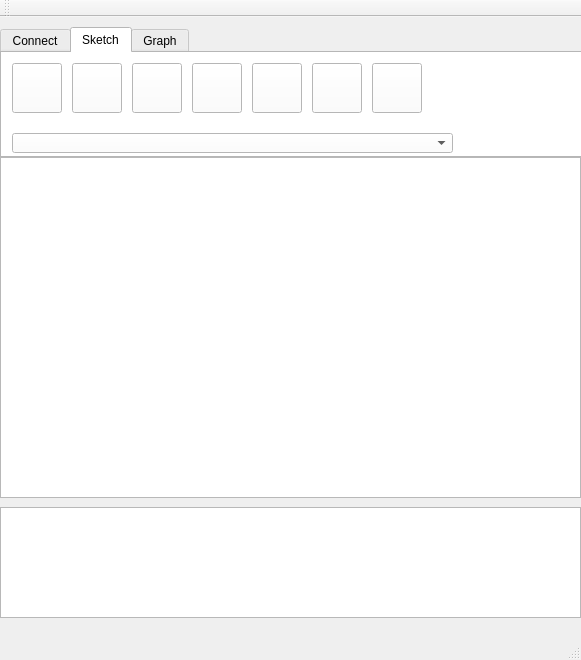
<?xml version="1.0" encoding="UTF-8"?>
<ui version="4.0">
 <class>MainWindow</class>
 <widget class="QMainWindow" name="MainWindow">
  <property name="geometry">
   <rect>
    <x>0</x>
    <y>0</y>
    <width>581</width>
    <height>660</height>
   </rect>
  </property>
  <property name="windowTitle">
   <string>MainWindow</string>
  </property>
  <widget class="QWidget" name="centralWidget">
   <widget class="QTabWidget" name="menuWidget">
    <property name="geometry">
     <rect>
      <x>0</x>
      <y>10</y>
      <width>583</width>
      <height>131</height>
     </rect>
    </property>
    <property name="palette">
     <palette>
      <active>
       <colorrole role="WindowText">
        <brush brushstyle="SolidPattern">
         <color alpha="255">
          <red>0</red>
          <green>0</green>
          <blue>0</blue>
         </color>
        </brush>
       </colorrole>
       <colorrole role="Button">
        <brush brushstyle="SolidPattern">
         <color alpha="255">
          <red>255</red>
          <green>255</green>
          <blue>255</blue>
         </color>
        </brush>
       </colorrole>
       <colorrole role="Light">
        <brush brushstyle="SolidPattern">
         <color alpha="255">
          <red>255</red>
          <green>255</green>
          <blue>255</blue>
         </color>
        </brush>
       </colorrole>
       <colorrole role="Midlight">
        <brush brushstyle="SolidPattern">
         <color alpha="255">
          <red>255</red>
          <green>255</green>
          <blue>255</blue>
         </color>
        </brush>
       </colorrole>
       <colorrole role="Dark">
        <brush brushstyle="SolidPattern">
         <color alpha="255">
          <red>127</red>
          <green>127</green>
          <blue>127</blue>
         </color>
        </brush>
       </colorrole>
       <colorrole role="Mid">
        <brush brushstyle="SolidPattern">
         <color alpha="255">
          <red>170</red>
          <green>170</green>
          <blue>170</blue>
         </color>
        </brush>
       </colorrole>
       <colorrole role="Text">
        <brush brushstyle="SolidPattern">
         <color alpha="255">
          <red>0</red>
          <green>0</green>
          <blue>0</blue>
         </color>
        </brush>
       </colorrole>
       <colorrole role="BrightText">
        <brush brushstyle="SolidPattern">
         <color alpha="255">
          <red>255</red>
          <green>255</green>
          <blue>255</blue>
         </color>
        </brush>
       </colorrole>
       <colorrole role="ButtonText">
        <brush brushstyle="SolidPattern">
         <color alpha="255">
          <red>0</red>
          <green>0</green>
          <blue>0</blue>
         </color>
        </brush>
       </colorrole>
       <colorrole role="Base">
        <brush brushstyle="SolidPattern">
         <color alpha="255">
          <red>255</red>
          <green>255</green>
          <blue>255</blue>
         </color>
        </brush>
       </colorrole>
       <colorrole role="Window">
        <brush brushstyle="SolidPattern">
         <color alpha="255">
          <red>255</red>
          <green>255</green>
          <blue>255</blue>
         </color>
        </brush>
       </colorrole>
       <colorrole role="Shadow">
        <brush brushstyle="SolidPattern">
         <color alpha="255">
          <red>0</red>
          <green>0</green>
          <blue>0</blue>
         </color>
        </brush>
       </colorrole>
       <colorrole role="AlternateBase">
        <brush brushstyle="SolidPattern">
         <color alpha="255">
          <red>255</red>
          <green>255</green>
          <blue>255</blue>
         </color>
        </brush>
       </colorrole>
       <colorrole role="ToolTipBase">
        <brush brushstyle="SolidPattern">
         <color alpha="255">
          <red>255</red>
          <green>255</green>
          <blue>220</blue>
         </color>
        </brush>
       </colorrole>
       <colorrole role="ToolTipText">
        <brush brushstyle="SolidPattern">
         <color alpha="255">
          <red>0</red>
          <green>0</green>
          <blue>0</blue>
         </color>
        </brush>
       </colorrole>
      </active>
      <inactive>
       <colorrole role="WindowText">
        <brush brushstyle="SolidPattern">
         <color alpha="255">
          <red>0</red>
          <green>0</green>
          <blue>0</blue>
         </color>
        </brush>
       </colorrole>
       <colorrole role="Button">
        <brush brushstyle="SolidPattern">
         <color alpha="255">
          <red>255</red>
          <green>255</green>
          <blue>255</blue>
         </color>
        </brush>
       </colorrole>
       <colorrole role="Light">
        <brush brushstyle="SolidPattern">
         <color alpha="255">
          <red>255</red>
          <green>255</green>
          <blue>255</blue>
         </color>
        </brush>
       </colorrole>
       <colorrole role="Midlight">
        <brush brushstyle="SolidPattern">
         <color alpha="255">
          <red>255</red>
          <green>255</green>
          <blue>255</blue>
         </color>
        </brush>
       </colorrole>
       <colorrole role="Dark">
        <brush brushstyle="SolidPattern">
         <color alpha="255">
          <red>127</red>
          <green>127</green>
          <blue>127</blue>
         </color>
        </brush>
       </colorrole>
       <colorrole role="Mid">
        <brush brushstyle="SolidPattern">
         <color alpha="255">
          <red>170</red>
          <green>170</green>
          <blue>170</blue>
         </color>
        </brush>
       </colorrole>
       <colorrole role="Text">
        <brush brushstyle="SolidPattern">
         <color alpha="255">
          <red>0</red>
          <green>0</green>
          <blue>0</blue>
         </color>
        </brush>
       </colorrole>
       <colorrole role="BrightText">
        <brush brushstyle="SolidPattern">
         <color alpha="255">
          <red>255</red>
          <green>255</green>
          <blue>255</blue>
         </color>
        </brush>
       </colorrole>
       <colorrole role="ButtonText">
        <brush brushstyle="SolidPattern">
         <color alpha="255">
          <red>0</red>
          <green>0</green>
          <blue>0</blue>
         </color>
        </brush>
       </colorrole>
       <colorrole role="Base">
        <brush brushstyle="SolidPattern">
         <color alpha="255">
          <red>255</red>
          <green>255</green>
          <blue>255</blue>
         </color>
        </brush>
       </colorrole>
       <colorrole role="Window">
        <brush brushstyle="SolidPattern">
         <color alpha="255">
          <red>255</red>
          <green>255</green>
          <blue>255</blue>
         </color>
        </brush>
       </colorrole>
       <colorrole role="Shadow">
        <brush brushstyle="SolidPattern">
         <color alpha="255">
          <red>0</red>
          <green>0</green>
          <blue>0</blue>
         </color>
        </brush>
       </colorrole>
       <colorrole role="AlternateBase">
        <brush brushstyle="SolidPattern">
         <color alpha="255">
          <red>255</red>
          <green>255</green>
          <blue>255</blue>
         </color>
        </brush>
       </colorrole>
       <colorrole role="ToolTipBase">
        <brush brushstyle="SolidPattern">
         <color alpha="255">
          <red>255</red>
          <green>255</green>
          <blue>220</blue>
         </color>
        </brush>
       </colorrole>
       <colorrole role="ToolTipText">
        <brush brushstyle="SolidPattern">
         <color alpha="255">
          <red>0</red>
          <green>0</green>
          <blue>0</blue>
         </color>
        </brush>
       </colorrole>
      </inactive>
      <disabled>
       <colorrole role="WindowText">
        <brush brushstyle="SolidPattern">
         <color alpha="255">
          <red>127</red>
          <green>127</green>
          <blue>127</blue>
         </color>
        </brush>
       </colorrole>
       <colorrole role="Button">
        <brush brushstyle="SolidPattern">
         <color alpha="255">
          <red>255</red>
          <green>255</green>
          <blue>255</blue>
         </color>
        </brush>
       </colorrole>
       <colorrole role="Light">
        <brush brushstyle="SolidPattern">
         <color alpha="255">
          <red>255</red>
          <green>255</green>
          <blue>255</blue>
         </color>
        </brush>
       </colorrole>
       <colorrole role="Midlight">
        <brush brushstyle="SolidPattern">
         <color alpha="255">
          <red>255</red>
          <green>255</green>
          <blue>255</blue>
         </color>
        </brush>
       </colorrole>
       <colorrole role="Dark">
        <brush brushstyle="SolidPattern">
         <color alpha="255">
          <red>127</red>
          <green>127</green>
          <blue>127</blue>
         </color>
        </brush>
       </colorrole>
       <colorrole role="Mid">
        <brush brushstyle="SolidPattern">
         <color alpha="255">
          <red>170</red>
          <green>170</green>
          <blue>170</blue>
         </color>
        </brush>
       </colorrole>
       <colorrole role="Text">
        <brush brushstyle="SolidPattern">
         <color alpha="255">
          <red>127</red>
          <green>127</green>
          <blue>127</blue>
         </color>
        </brush>
       </colorrole>
       <colorrole role="BrightText">
        <brush brushstyle="SolidPattern">
         <color alpha="255">
          <red>255</red>
          <green>255</green>
          <blue>255</blue>
         </color>
        </brush>
       </colorrole>
       <colorrole role="ButtonText">
        <brush brushstyle="SolidPattern">
         <color alpha="255">
          <red>127</red>
          <green>127</green>
          <blue>127</blue>
         </color>
        </brush>
       </colorrole>
       <colorrole role="Base">
        <brush brushstyle="SolidPattern">
         <color alpha="255">
          <red>255</red>
          <green>255</green>
          <blue>255</blue>
         </color>
        </brush>
       </colorrole>
       <colorrole role="Window">
        <brush brushstyle="SolidPattern">
         <color alpha="255">
          <red>255</red>
          <green>255</green>
          <blue>255</blue>
         </color>
        </brush>
       </colorrole>
       <colorrole role="Shadow">
        <brush brushstyle="SolidPattern">
         <color alpha="255">
          <red>0</red>
          <green>0</green>
          <blue>0</blue>
         </color>
        </brush>
       </colorrole>
       <colorrole role="AlternateBase">
        <brush brushstyle="SolidPattern">
         <color alpha="255">
          <red>255</red>
          <green>255</green>
          <blue>255</blue>
         </color>
        </brush>
       </colorrole>
       <colorrole role="ToolTipBase">
        <brush brushstyle="SolidPattern">
         <color alpha="255">
          <red>255</red>
          <green>255</green>
          <blue>220</blue>
         </color>
        </brush>
       </colorrole>
       <colorrole role="ToolTipText">
        <brush brushstyle="SolidPattern">
         <color alpha="255">
          <red>0</red>
          <green>0</green>
          <blue>0</blue>
         </color>
        </brush>
       </colorrole>
      </disabled>
     </palette>
    </property>
    <property name="currentIndex">
     <number>1</number>
    </property>
    <widget class="QWidget" name="tabTerminal">
     <attribute name="title">
      <string>Connect</string>
     </attribute>
     <widget class="QSplitter" name="splitter">
      <property name="geometry">
       <rect>
        <x>10</x>
        <y>10</y>
        <width>360</width>
        <height>20</height>
       </rect>
      </property>
      <property name="orientation">
       <enum>Qt::Horizontal</enum>
      </property>
      <widget class="QLabel" name="labelPort">
       <property name="font">
        <font>
         <pointsize>10</pointsize>
        </font>
       </property>
       <property name="text">
        <string>Port:</string>
       </property>
      </widget>
      <widget class="QComboBox" name="portListBox">
       <property name="sizePolicy">
        <sizepolicy hsizetype="Preferred" vsizetype="Fixed">
         <horstretch>25</horstretch>
         <verstretch>0</verstretch>
        </sizepolicy>
       </property>
      </widget>
      <widget class="QLabel" name="labelBaudRate">
       <property name="font">
        <font>
         <pointsize>10</pointsize>
        </font>
       </property>
       <property name="text">
        <string>Baud Rate:</string>
       </property>
      </widget>
      <widget class="QComboBox" name="baudRateListBox">
       <property name="sizePolicy">
        <sizepolicy hsizetype="Preferred" vsizetype="Fixed">
         <horstretch>25</horstretch>
         <verstretch>0</verstretch>
        </sizepolicy>
       </property>
      </widget>
      <widget class="QLabel" name="labelStatus">
       <property name="font">
        <font>
         <pointsize>10</pointsize>
        </font>
       </property>
       <property name="text">
        <string>Status:</string>
       </property>
      </widget>
     </widget>
     <widget class="QLabel" name="status">
      <property name="geometry">
       <rect>
        <x>380</x>
        <y>5</y>
        <width>35</width>
        <height>35</height>
       </rect>
      </property>
      <property name="sizePolicy">
       <sizepolicy hsizetype="Fixed" vsizetype="Fixed">
        <horstretch>0</horstretch>
        <verstretch>0</verstretch>
       </sizepolicy>
      </property>
      <property name="text">
       <string/>
      </property>
      <property name="pixmap">
       <pixmap resource="icons/icons.qrc">:/no.png</pixmap>
      </property>
      <property name="scaledContents">
       <bool>true</bool>
      </property>
     </widget>
     <widget class="QPushButton" name="refreshButton">
      <property name="geometry">
       <rect>
        <x>480</x>
        <y>2</y>
        <width>41</width>
        <height>41</height>
       </rect>
      </property>
      <property name="text">
       <string/>
      </property>
      <property name="icon">
       <iconset resource="icons/icons.qrc">
        <normaloff>:/refresh.png</normaloff>:/refresh.png</iconset>
      </property>
      <property name="iconSize">
       <size>
        <width>30</width>
        <height>30</height>
       </size>
      </property>
     </widget>
     <widget class="QPushButton" name="connectButton">
      <property name="geometry">
       <rect>
        <x>430</x>
        <y>2</y>
        <width>41</width>
        <height>41</height>
       </rect>
      </property>
      <property name="text">
       <string/>
      </property>
      <property name="icon">
       <iconset resource="icons/icons.qrc">
        <normaloff>:/disconnect.png</normaloff>:/disconnect.png</iconset>
      </property>
      <property name="iconSize">
       <size>
        <width>30</width>
        <height>30</height>
       </size>
      </property>
     </widget>
     <widget class="QSplitter" name="splitter_2">
      <property name="geometry">
       <rect>
        <x>10</x>
        <y>50</y>
        <width>211</width>
        <height>48</height>
       </rect>
      </property>
      <property name="orientation">
       <enum>Qt::Vertical</enum>
      </property>
      <widget class="QLabel" name="VID">
       <property name="font">
        <font>
         <pointsize>10</pointsize>
        </font>
       </property>
       <property name="text">
        <string>VID:</string>
       </property>
      </widget>
      <widget class="QLabel" name="PID">
       <property name="font">
        <font>
         <pointsize>10</pointsize>
        </font>
       </property>
       <property name="text">
        <string>PID:</string>
       </property>
      </widget>
      <widget class="QLabel" name="SN">
       <property name="font">
        <font>
         <pointsize>10</pointsize>
        </font>
       </property>
       <property name="text">
        <string>Serial Number:</string>
       </property>
      </widget>
     </widget>
     <widget class="QSplitter" name="splitter_4">
      <property name="geometry">
       <rect>
        <x>220</x>
        <y>50</y>
        <width>321</width>
        <height>48</height>
       </rect>
      </property>
      <property name="orientation">
       <enum>Qt::Vertical</enum>
      </property>
      <widget class="QLabel" name="manufacturer">
       <property name="font">
        <font>
         <pointsize>10</pointsize>
        </font>
       </property>
       <property name="text">
        <string>Manufacturer:</string>
       </property>
      </widget>
      <widget class="QLabel" name="description">
       <property name="font">
        <font>
         <pointsize>10</pointsize>
        </font>
       </property>
       <property name="text">
        <string>Description:</string>
       </property>
      </widget>
      <widget class="QLabel" name="portName">
       <property name="font">
        <font>
         <pointsize>10</pointsize>
        </font>
       </property>
       <property name="text">
        <string>Port Name:</string>
       </property>
      </widget>
     </widget>
    </widget>
    <widget class="QWidget" name="tabSketch">
     <attribute name="title">
      <string>Sketch</string>
     </attribute>
     <widget class="QPushButton" name="startSketch">
      <property name="geometry">
       <rect>
        <x>10</x>
        <y>10</y>
        <width>50</width>
        <height>50</height>
       </rect>
      </property>
      <property name="text">
       <string/>
      </property>
      <property name="icon">
       <iconset resource="icons/icons.qrc">
        <normaloff>:/start.png</normaloff>:/start.png</iconset>
      </property>
      <property name="iconSize">
       <size>
        <width>45</width>
        <height>45</height>
       </size>
      </property>
     </widget>
     <widget class="QPushButton" name="openSketch">
      <property name="geometry">
       <rect>
        <x>70</x>
        <y>10</y>
        <width>50</width>
        <height>50</height>
       </rect>
      </property>
      <property name="text">
       <string/>
      </property>
      <property name="icon">
       <iconset resource="icons/icons.qrc">
        <normaloff>:/open.png</normaloff>:/open.png</iconset>
      </property>
      <property name="iconSize">
       <size>
        <width>45</width>
        <height>45</height>
       </size>
      </property>
     </widget>
     <widget class="QPushButton" name="addSketch">
      <property name="geometry">
       <rect>
        <x>130</x>
        <y>10</y>
        <width>50</width>
        <height>50</height>
       </rect>
      </property>
      <property name="text">
       <string/>
      </property>
      <property name="icon">
       <iconset resource="icons/icons.qrc">
        <normaloff>:/add.jpg</normaloff>:/add.jpg</iconset>
      </property>
      <property name="iconSize">
       <size>
        <width>45</width>
        <height>45</height>
       </size>
      </property>
     </widget>
     <widget class="QPushButton" name="closeSketch">
      <property name="geometry">
       <rect>
        <x>190</x>
        <y>10</y>
        <width>50</width>
        <height>50</height>
       </rect>
      </property>
      <property name="text">
       <string/>
      </property>
      <property name="icon">
       <iconset resource="icons/icons.qrc">
        <normaloff>:/close.png</normaloff>:/close.png</iconset>
      </property>
      <property name="iconSize">
       <size>
        <width>45</width>
        <height>45</height>
       </size>
      </property>
     </widget>
     <widget class="QPushButton" name="saveSketch">
      <property name="geometry">
       <rect>
        <x>250</x>
        <y>10</y>
        <width>50</width>
        <height>50</height>
       </rect>
      </property>
      <property name="text">
       <string/>
      </property>
      <property name="icon">
       <iconset resource="icons/icons.qrc">
        <normaloff>:/save.png</normaloff>:/save.png</iconset>
      </property>
      <property name="iconSize">
       <size>
        <width>45</width>
        <height>45</height>
       </size>
      </property>
     </widget>
     <widget class="QPushButton" name="saveSketchAs">
      <property name="geometry">
       <rect>
        <x>310</x>
        <y>10</y>
        <width>50</width>
        <height>50</height>
       </rect>
      </property>
      <property name="text">
       <string/>
      </property>
      <property name="icon">
       <iconset resource="icons/icons.qrc">
        <normaloff>:/saveas.png</normaloff>:/saveas.png</iconset>
      </property>
      <property name="iconSize">
       <size>
        <width>45</width>
        <height>45</height>
       </size>
      </property>
     </widget>
     <widget class="QPushButton" name="saveSketches">
      <property name="geometry">
       <rect>
        <x>370</x>
        <y>10</y>
        <width>50</width>
        <height>50</height>
       </rect>
      </property>
      <property name="text">
       <string/>
      </property>
      <property name="icon">
       <iconset resource="icons/icons.qrc">
        <normaloff>:/saveall.png</normaloff>:/saveall.png</iconset>
      </property>
      <property name="iconSize">
       <size>
        <width>45</width>
        <height>45</height>
       </size>
      </property>
     </widget>
     <widget class="QComboBox" name="sketchesListBox">
      <property name="geometry">
       <rect>
        <x>10</x>
        <y>80</y>
        <width>441</width>
        <height>20</height>
       </rect>
      </property>
      <property name="sizePolicy">
       <sizepolicy hsizetype="Preferred" vsizetype="Fixed">
        <horstretch>25</horstretch>
        <verstretch>0</verstretch>
       </sizepolicy>
      </property>
     </widget>
    </widget>
    <widget class="QWidget" name="tabGraph">
     <attribute name="title">
      <string>Graph</string>
     </attribute>
     <widget class="QLabel" name="labelDirData">
      <property name="geometry">
       <rect>
        <x>10</x>
        <y>10</y>
        <width>131</width>
        <height>21</height>
       </rect>
      </property>
      <property name="text">
       <string>Saving directory for data:</string>
      </property>
     </widget>
     <widget class="QLineEdit" name="dirData">
      <property name="geometry">
       <rect>
        <x>140</x>
        <y>10</y>
        <width>381</width>
        <height>20</height>
       </rect>
      </property>
     </widget>
     <widget class="QComboBox" name="dataListBox">
      <property name="geometry">
       <rect>
        <x>10</x>
        <y>80</y>
        <width>441</width>
        <height>20</height>
       </rect>
      </property>
      <property name="sizePolicy">
       <sizepolicy hsizetype="Preferred" vsizetype="Fixed">
        <horstretch>25</horstretch>
        <verstretch>0</verstretch>
       </sizepolicy>
      </property>
     </widget>
     <widget class="QPushButton" name="openGraph">
      <property name="geometry">
       <rect>
        <x>470</x>
        <y>70</y>
        <width>36</width>
        <height>32</height>
       </rect>
      </property>
      <property name="text">
       <string/>
      </property>
      <property name="icon">
       <iconset resource="icons/icons.qrc">
        <normaloff>:/i.jpg</normaloff>:/i.jpg</iconset>
      </property>
      <property name="iconSize">
       <size>
        <width>24</width>
        <height>24</height>
       </size>
      </property>
     </widget>
     <widget class="QPushButton" name="closeGraph">
      <property name="geometry">
       <rect>
        <x>510</x>
        <y>70</y>
        <width>36</width>
        <height>32</height>
       </rect>
      </property>
      <property name="text">
       <string/>
      </property>
      <property name="icon">
       <iconset resource="icons/icons.qrc">
        <normaloff>:/close.png</normaloff>:/close.png</iconset>
      </property>
      <property name="iconSize">
       <size>
        <width>24</width>
        <height>24</height>
       </size>
      </property>
     </widget>
     <widget class="QSplitter" name="splitter_3">
      <property name="geometry">
       <rect>
        <x>10</x>
        <y>40</y>
        <width>561</width>
        <height>20</height>
       </rect>
      </property>
      <property name="orientation">
       <enum>Qt::Horizontal</enum>
      </property>
      <widget class="QLabel" name="labelXAxisMin">
       <property name="font">
        <font>
         <pointsize>8</pointsize>
        </font>
       </property>
       <property name="text">
        <string>Min X:</string>
       </property>
      </widget>
      <widget class="QSpinBox" name="X_min">
       <property name="maximum">
        <number>999999</number>
       </property>
      </widget>
      <widget class="QLabel" name="labelXAxisMax">
       <property name="font">
        <font>
         <pointsize>8</pointsize>
        </font>
       </property>
       <property name="text">
        <string>Max X:</string>
       </property>
      </widget>
      <widget class="QSpinBox" name="X_max">
       <property name="maximum">
        <number>999999</number>
       </property>
       <property name="singleStep">
        <number>1</number>
       </property>
       <property name="value">
        <number>100</number>
       </property>
      </widget>
      <widget class="QLabel" name="labelYAxisMin">
       <property name="font">
        <font>
         <pointsize>8</pointsize>
        </font>
       </property>
       <property name="text">
        <string>Min Y:</string>
       </property>
      </widget>
      <widget class="QSpinBox" name="Y_min">
       <property name="maximum">
        <number>999999</number>
       </property>
      </widget>
      <widget class="QLabel" name="labelYAxisMax">
       <property name="font">
        <font>
         <pointsize>8</pointsize>
        </font>
       </property>
       <property name="text">
        <string>Max Y:</string>
       </property>
      </widget>
      <widget class="QSpinBox" name="Y_max">
       <property name="maximum">
        <number>4500</number>
       </property>
       <property name="value">
        <number>4500</number>
       </property>
      </widget>
      <widget class="QLabel" name="labelXAxisStep">
       <property name="font">
        <font>
         <pointsize>8</pointsize>
        </font>
       </property>
       <property name="text">
        <string>Step of X:</string>
       </property>
      </widget>
      <widget class="QSpinBox" name="X_step">
       <property name="maximum">
        <number>999999</number>
       </property>
       <property name="value">
        <number>10</number>
       </property>
      </widget>
      <widget class="QLabel" name="labelYAxisStep">
       <property name="font">
        <font>
         <pointsize>8</pointsize>
        </font>
       </property>
       <property name="text">
        <string>Step of Y:</string>
       </property>
      </widget>
      <widget class="QSpinBox" name="Y_step">
       <property name="maximum">
        <number>999999</number>
       </property>
       <property name="value">
        <number>500</number>
       </property>
      </widget>
     </widget>
     <widget class="QPushButton" name="chooseDataDir">
      <property name="geometry">
       <rect>
        <x>530</x>
        <y>3</y>
        <width>36</width>
        <height>32</height>
       </rect>
      </property>
      <property name="text">
       <string/>
      </property>
      <property name="icon">
       <iconset resource="icons/icons.qrc">
        <normaloff>:/chfolder.jpg</normaloff>:/chfolder.jpg</iconset>
      </property>
      <property name="iconSize">
       <size>
        <width>24</width>
        <height>24</height>
       </size>
      </property>
     </widget>
    </widget>
   </widget>
   <widget class="QTextEdit" name="codeEdit">
    <property name="geometry">
     <rect>
      <x>0</x>
      <y>140</y>
      <width>581</width>
      <height>341</height>
     </rect>
    </property>
   </widget>
   <widget class="QTerminal" name="terminal">
    <property name="geometry">
     <rect>
      <x>0</x>
      <y>490</y>
      <width>581</width>
      <height>111</height>
     </rect>
    </property>
   </widget>
   <widget class="QCustomPlot" name="graph" native="true">
    <property name="geometry">
     <rect>
      <x>0</x>
      <y>140</y>
      <width>581</width>
      <height>341</height>
     </rect>
    </property>
   </widget>
  </widget>
  <widget class="QMenuBar" name="menuBar">
   <property name="geometry">
    <rect>
     <x>0</x>
     <y>0</y>
     <width>581</width>
     <height>21</height>
    </rect>
   </property>
  </widget>
  <widget class="QToolBar" name="mainToolBar">
   <attribute name="toolBarArea">
    <enum>TopToolBarArea</enum>
   </attribute>
   <attribute name="toolBarBreak">
    <bool>false</bool>
   </attribute>
  </widget>
  <widget class="QStatusBar" name="statusBar"/>
 </widget>
 <layoutdefault spacing="6" margin="11"/>
 <customwidgets>
  <customwidget>
   <class>QTerminal</class>
   <extends>QTextEdit</extends>
   <header>qterminal.h</header>
  </customwidget>
  <customwidget>
   <class>QCustomPlot</class>
   <extends>QWidget</extends>
   <header>qcustomplot.h</header>
   <container>1</container>
  </customwidget>
 </customwidgets>
 <resources>
  <include location="icons/icons.qrc"/>
 </resources>
 <connections/>
</ui>
